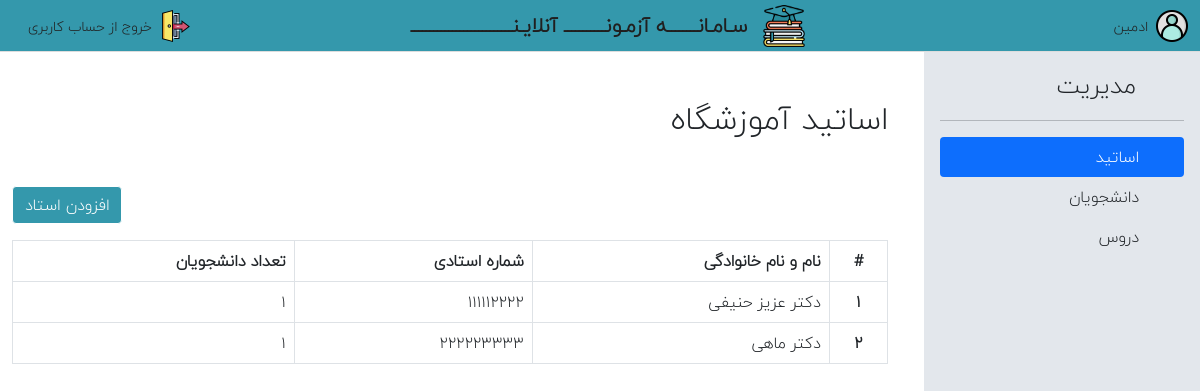
Page /admin (signed in) on the earlier database version.
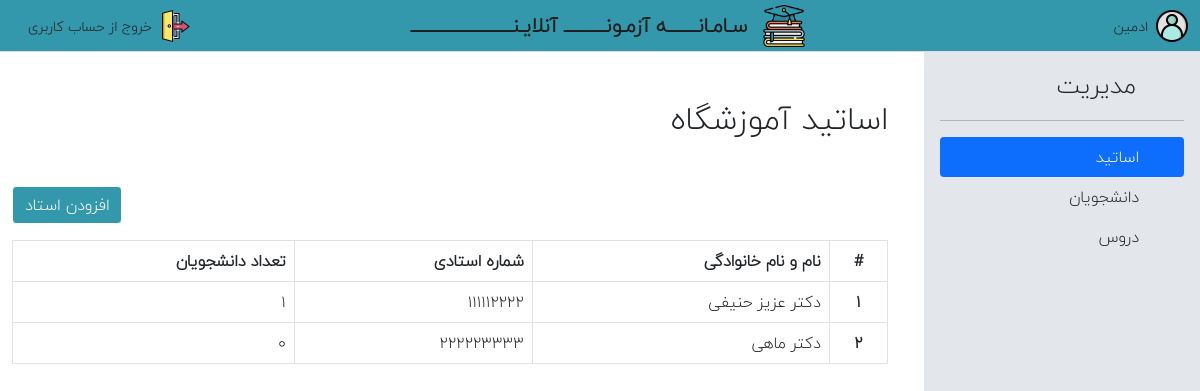
Same page on the later database version.
### online_test/models.py (models this page shows, shortened)
class User(db.Model, UserMixin):
    id = db.Column(db.Integer, primary_key=True)
    name = db.Column(db.String(100), nullable=False) # Full name
    identifier = db.Column(db.String(10), nullable=False, unique=True)
    user_type = db.Column(db.String(30), default='student')
    password = db.Column(db.String(32), nullable=False)
    phone = db.Column(db.String(32))
    answers = db.relationship("Answer", backref="student")
    courses_of_teacher = db.relationship('Course', backref="teacher")
    courses_of_student = db.relationship('Course', secondary=enrolls, backref=db.backref("enrolled_students", lazy="dynamic"))
    completed_exams = db.relationship('Exam', secondary=completed_exams, backref=db.backref("completed_students", lazy="dynamic"))
    create_date = db.Column(db.DateTime, default=datetime.utcnow)
    @property
    def is_teacher(self):
        return self.user_type == 'teacher'
    @property
    def is_admin(self):
        return self.user_type == 'admin' or self.id == 1

### online_test/routes.py (the view)
@app.route('/admin')
@login_required
def admin():
    if not current_user.is_admin:
        return redirect(url_for(current_user.user_type))
    data = {
        "students":  User.query.filter_by(user_type="student").all(),
        "teachers":  User.query.filter_by(user_type="teacher").all(),
        "courses":  Course.query.all()
    }
    data["student_counts"] =  { teacher.id: sum([len(c.enrolled_students.all()) for c in teacher.courses_of_teacher]) for teacher in data['teachers'] }
    data["student_units"] =  { student.id: sum([c.units for c in student.courses_of_student]) for student in data['students'] }
    return render_template('admin.html', **data)

### online_test/models.py (called while the page is built)
@login_manager.user_loader
def load_user(user_id):
    return User.query.get(int(user_id))

### online_test/routes.py (called while the page is built)
@app.teardown_appcontext
def teardown_source(exception):
   return g.pop('source', None)

### online_test/templates/admin.html (shortened to what this page needs)
{% extends 'base.html' %}
{% block main %}
    <main class="admin_dashboard h-100">
        <div class="row m-0  h-100">
            <div class="col-3 sidebar  h-100 ps-0">
                <div class="d-flex flex-column flex-shrink-0 p-3 bg-lightblue  h-100" >
                    <a href="/" class="d-flex align-items-center mb-3 mb-md-0 me-md-auto link-dark text-decoration-none" dideo-checked="true">
                      <svg class="bi me-2" width="40" height="32"><use xlink:href="#bootstrap"></use></svg>
                      <span class="fs-4">مدیریت</span>
                    </a>
                    <hr>
                    <ul class="nav nav-pills flex-column mb-auto">
                      <li class="nav-item">
                        <a href="#teachers" class="nav-link link-dark active" aria-current="page" data-target="teachers" >
                          <svg class="bi me-2" width="16" height="16"><use xlink:href="#home"></use></svg>
                          اساتید
                        </a>
                      </li>
                      <li class="nav-item">
                        <a href="#students" class="nav-link link-dark" aria-current="page" data-target="students" >
                          <svg class="bi me-2" width="16" height="16"><use xlink:href="#home"></use></svg>
                          دانشجویان
                        </a>
                      </li>
                      <li>
                        <a href="#courses" class="nav-link link-dark" data-target="courses">
                          <svg class="bi me-2" width="16" height="16"><use xlink:href="#speedometer2"></use></svg>
                          دروس
                        </a>
                      </li>
                    </ul>
                  </div>
            </div>
            <div class="col-12 col-md-9 content ms-auto">
                <article class ="" id="teachers">
                    <h2 class="my-4 py-4">اساتید آموزشگاه</h2>
                    <div class="form-group text-end mb-3">
                        <button type="button" class="btn btn-main" data-toggle="modal" data-target="#exampleModal" data-whatever="teacher">افزودن استاد</button>
                    </div>
                    <table class="table table-bordered">
                        <thead>
                        <tr>
                            <th scope="col">#</th>
                            <th scope="col">نام و نام خانوادگی</th>
                            <th scope="col">شماره استادی</th>
                            <th scope="col">تعداد دانشجویان</th>
                        </tr>
                        </thead>
                        <tbody>
                            {% for teacher in teachers %}
                                <tr>
                                    <th scope="row">{{loop.index}}</th>
                                    <td>دکتر {{ teacher.name }}</td>
                                    <td>{{ teacher.identifier }}</td>
                                    <td>{{ student_counts[teacher.id] }}</td>
                                </tr>
                            {% endfor %}
                        </tbody>
                    </table>
                </article>
            </div>
        </div>
    </main>
{% endblock %}

### online_test/templates/base.html (shortened to what this page needs)
<!DOCTYPE html>
<html lang="ar" dir="rtl">
<head>
    <link rel="stylesheet" href="{{ url_for('static', filename='css/bootstrap.css')}}">
    <link rel="stylesheet" href="{{ url_for('static', filename='css/toastr.css')}}">
    <link rel="stylesheet" href="{{ url_for('static', filename='css/master.css')}}">
    <link rel="stylesheet" href="{{ url_for('static', filename='css/datepicker.css')}}">
    <link rel="stylesheet" href="{{ url_for('static', filename='css/bsicons.css')}}">
    <link rel="stylesheet" href="{{ url_for('static', filename='css/countdown.css')}}">
</head>
<body class="{{ body_class or ''}}">
    {% include 'navbar.html' %}
    {% block main %} {% endblock %}
</body>
</html>

### online_test/templates/navbar.html (shortened to what this page needs)
{% if current_user.is_authenticated %}
<nav class="navbar navbar-light bg-main">
  <div class="container-fluid">
    {% if current_user.is_authenticated %}
      <a class="user text-decoration-none d-none d-md-flex" href="/" >
        <img src="{{url_for('static', filename='img/user.png')}}"  alt="logout" class="d-inline-block align-text-top logout">
        <span>{{ current_user.name }}</span>
      </a>
    {% endif %}
    <a class="navbar-brand flex-grow-1 logo justify-content-center d-none d-md-flex" href="#">
      <img src="{{url_for('static', filename='img/logo.png')}}" alt="logo" class="d-inline-block align-text-top logo">
      سـامـانــــــــه آزمـونـــــــــــ آنلایـنـــــــــــــــــــــــــــ
    </a>
    {% if current_user.is_authenticated %}
      <a class="logout text-decoration-none d-none d-md-flex"  href="/logout" >
        <img src="{{url_for('static', filename='img/logout.png')}}"  alt="logout" class="d-inline-block align-text-top logout">
        <span>خروج از  حساب کاربری</span>
      </a>
    {% endif %}
  </div>
</nav>
{% endif %}

### online_test/static/css/master.css (style rules this page uses)
* { font-family: IRANYekan; }
a { text-decoration: none; }
body { height: calc(100vh - 61px); padding-top: 52px; }
.bg-lightblue { background-color: #e3e7ec ; }
.row { margin-left: 0; margin-right: 0; }
td, th { white-space: nowrap; }
nav.navbar { padding: 0; border-bottom: 1px solid #ddd; position: fixed; width: 100%; left: 0; top: 0; z-index: 1; height: 52px; }
.sidebar { width: 24%; position: fixed; top: 52px; bottom: 0; right: 0; }
nav.navbar a { display: flex; align-items: center; color: #201F1F !important; }
nav.navbar a.logo { font-weight: 900; }
nav.navbar a.user, nav.navbar a.logout { width: 180px; font-size: 14px; }
nav.navbar img.logo { width: 42px; height: 42px; margin-left: 16px; }
nav.navbar img.logout { width: 32px; height: 32px; margin-left: 8px; }
.sidebar a { text-decoration: none; }
table tr > th:nth-of-type(1) { text-align: center; }

Differences in the rows shown:
changed User "ماهی": student_counts "1" → "0"
